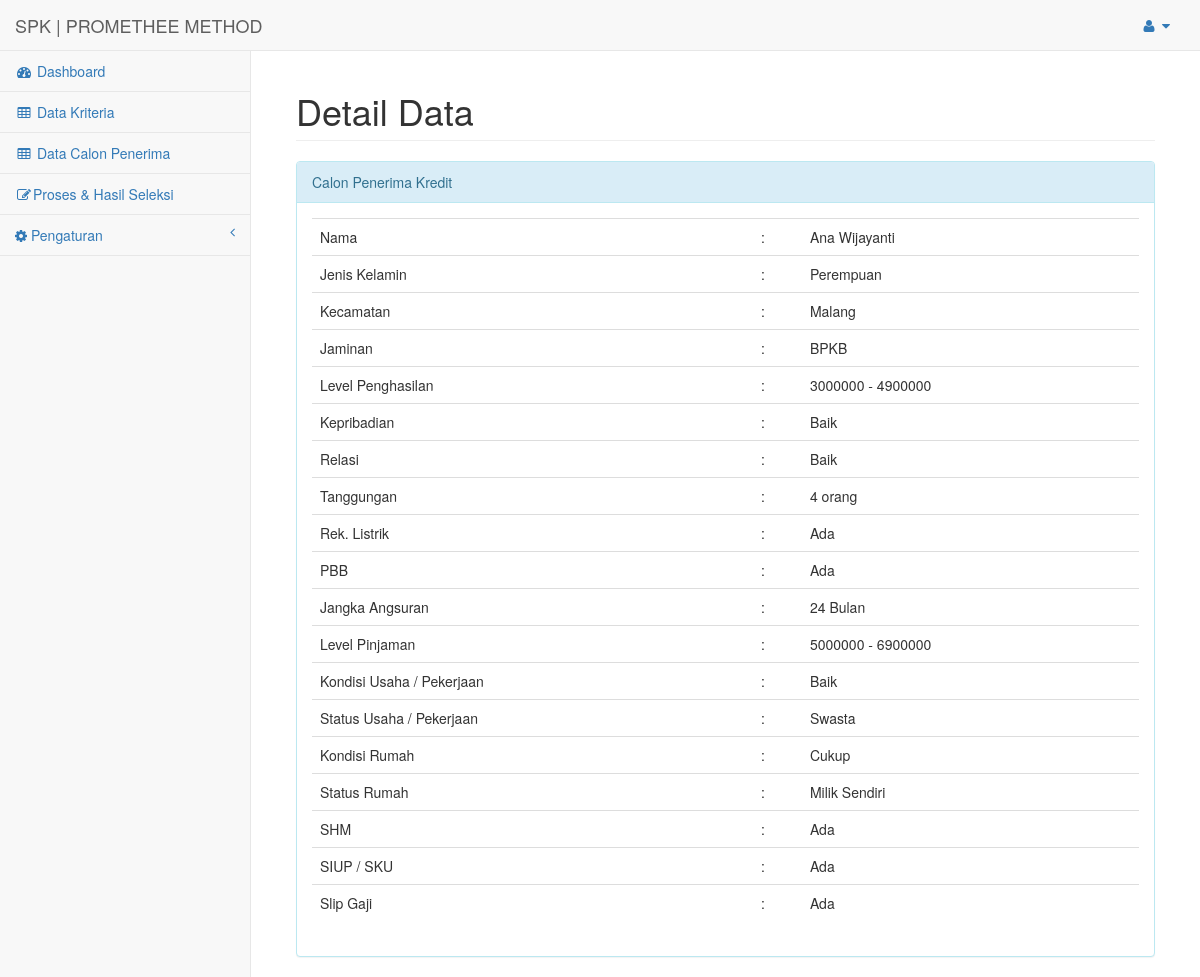
The page /index.php?url=data_calon_lihat&id=122 (signed in) on the database its author committed.
### tables this page shows
CREATE TABLE `calon_subkriteria` (
  `id` int(11) NOT NULL,
  `calon_id` int(11) DEFAULT NULL,
  `subkriteria_id` int(11) DEFAULT NULL,
  `value` int(11) DEFAULT NULL
);

CREATE TABLE `subkriteria` (
  `id` int(11) NOT NULL,
  `kriteria_id` int(11) DEFAULT 0,
  `nama` varchar(50) DEFAULT '0',
  `bobot` double DEFAULT 0
);

### config/routes.php (called while the page is built, shortened)
<?php
$include = [];
if(isset($_GET['url'])){
	switch ($_GET['url']) {
		case 'data_calon_lihat':
			$include[] = 'halaman/calon/lihat.php';
			break;
	}
}else{
	$include[] = 'halaman/dashboard.php';
}
?>

### config/calon/load_detail.php (called while the page is built, shortened)
<?php
include 'config/koneksi.php';
$id = $_GET['id'];
$query = "SELECT calon.*, kriteria.nama as nama_kriteria, subkriteria.nama as nama_subkriteria, calon_subkriteria.value as value_calon_subkriteria, calon_subkriteria.id as calon_subkriteria_id FROM calon_subkriteria join calon on (calon.id=calon_subkriteria.calon_id) join subkriteria on (subkriteria.id=calon_subkriteria.subkriteria_id) join kriteria on (kriteria.id=subkriteria.kriteria_id) where calon_subkriteria.calon_id='$id'";
$hasil = mysqli_query($koneksi, $query);
while ($data_row = mysqli_fetch_assoc($hasil)) {
	$datas[] = $data_row;
}
$data['id'] = $datas[0]['id'];
$data['nama'] = $datas[0]['nama'];
$data['jenis_kelamin'] = $datas[0]['jenis_kelamin'];
$data['kecamatan'] = $datas[0]['kecamatan'];
foreach ($datas as $key => $value) {
	$data['kriteria'][$value['nama_kriteria']]['value'] = $value['nama_subkriteria']!= 'input' ? $value['nama_subkriteria'] : $value['value_calon_subkriteria'] ;
	$data['kriteria'][$value['nama_kriteria']]['id'] = $value['calon_subkriteria_id'];
}
$data_calon = $data;
 ?>

### halaman/calon/lihat.php (the view)
<div id="page-wrapper">
    <div class="container-fluid">
        <div class="row">
            <div class="col-lg-12">
                <h1 class="page-header">Detail Data</h1>
            </div>
        </div>
        <div class="row">
        	<div class="col-lg-12">
        		<div class="panel panel-info">
        			<div class="panel-heading">
        				Calon Penerima Kredit
        			</div>
        			<div class="panel-body">
        				<table class="table">
                            <tr>
                                <td>Nama</td>
                                <td>:</td>
                                <td><?php echo $data_calon['nama']; ?></td>
                            </tr>
                            <tr>
                                <td>Jenis Kelamin</td>
                                <td>:</td>
                                <td><?php echo $data_calon['jenis_kelamin']; ?></td>
                            </tr>
                            <tr>
                                <td>Kecamatan</td>
                                <td>:</td>
                                <td><?php echo $data_calon['kecamatan']; ?></td>
                            </tr>
                            <?php foreach ($data_calon['kriteria'] as $key => $value): ?>
                                <tr>
                                    <td><?php echo $key; ?></td>
                                    <td>:</td>
                                    <td><?php echo $value['value'] ?></td>
                                </tr>
                            <?php endforeach ?>
                        </table>
        			</div>
        		</div>
        	</div>
        </div>
    </div>
</div>

### index.php (shortened to what this page needs)
<?php
include 'config/routes.php';
 include 'halaman/header.php';
foreach ($req as $key => $value) {
	require_once $value;
}
foreach ($include as $key => $value) {
	require_once $value;
}
include 'halaman/footer.php';
?>

### rows shown on the page
calon_subkriteria: key "Jaminan", subkriteria.nama "BPKB"
calon_subkriteria: key "Level Penghasilan", subkriteria.nama "3000000 - 4900000"
calon_subkriteria: key "Kepribadian", subkriteria.nama "Baik"
calon_subkriteria: key "Relasi", subkriteria.nama "Baik"
calon_subkriteria: key "Tanggungan", subkriteria.nama "4 orang"
calon_subkriteria: key "Rek. Listrik", subkriteria.nama "Ada"
calon_subkriteria: key "PBB", subkriteria.nama "Ada"
calon_subkriteria: key "Jangka Angsuran", subkriteria.nama "24 Bulan"
calon_subkriteria: key "Level Pinjaman", subkriteria.nama "5000000 - 6900000"
calon_subkriteria: key "Kondisi Usaha / Pekerjaan", subkriteria.nama "Baik"
calon_subkriteria: key "Status Usaha / Pekerjaan", subkriteria.nama "Swasta"
calon_subkriteria: key "Kondisi Rumah", subkriteria.nama "Cukup"
calon_subkriteria: key "Status Rumah", subkriteria.nama "Milik Sendiri"
calon_subkriteria: key "SHM", subkriteria.nama "Ada"
calon_subkriteria: key "SIUP / SKU", subkriteria.nama "Ada"
calon_subkriteria: key "Slip Gaji", subkriteria.nama "Ada"
